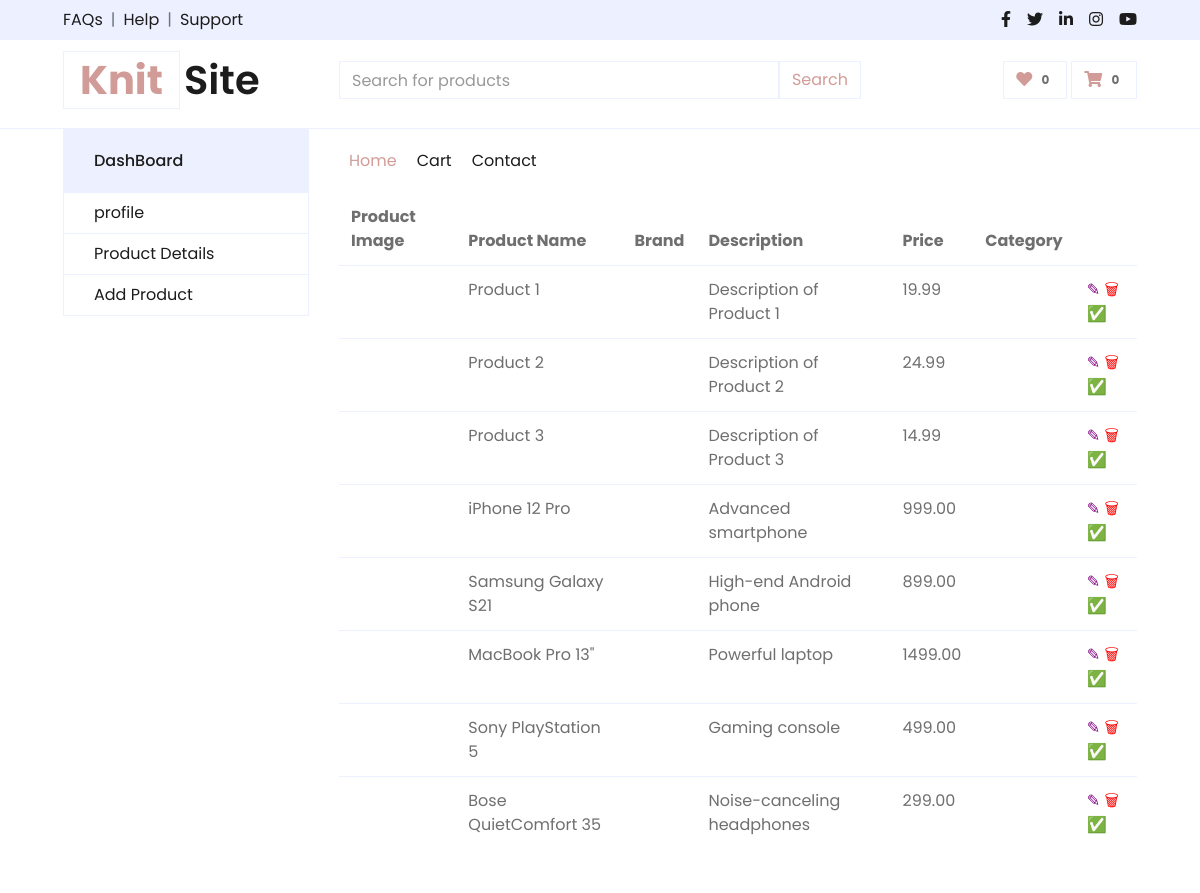
Screenshot of /seller/productDetails.php with the database file from the repository.
### tables this page shows
CREATE TABLE `products` (
  `id` int(11) NOT NULL,
  `name` varchar(100) NOT NULL,
  `description` text DEFAULT NULL,
  `price` decimal(10,2) NOT NULL,
  `created_at` timestamp NOT NULL DEFAULT current_timestamp()
);

### seller/commonMethod.php (called while the page is built, shortened)
<?php
$con = connection();
$query = "SELECT * FROM products";
$result = mysqli_query($con, $query);
$users = array();
while ($row = mysqli_fetch_assoc($result)) {
    $users[] = $row;
}
?>

### seller/productDetails.php (the view, shortened to what this page needs)
<?php include_once 'sellerHeader.php';
?>
<?php
include_once("commonMethod.php");
?>
<!DOCTYPE html>
<html>
<head>
</head>
<body>
    <table class="table">
        <thead class="bg-light">
            <tr class="border-0">
                <th class="border-0">Product Image</th>
                <th class="border-0">Product Name</th>
                <th class="border-0">Brand</th>
                <th class="border-0">Description</th>
                <th class="border-0">Price</th>
                <th class="border-0">Category</th>
            </tr>
        </thead>
        <tbody>
            <?php foreach ($users as $user): ?>
                <tr>
                    <td>
                    </td>
                    <td>
                        <?php echo @$user['name']; ?>
                    </td>
                    <td>
                    </td>
                    <td>
                        <?php echo @$user['description']; ?>
                    </td>
                    <td>
                        <?php echo @$user['price']; ?>
                    </td>
                    <td>
                    </td>
                    <td>
                        <a class="edit-link" href="">&#x270E;</a>
                        <a class="delete-link" href="">&#x1F5D1;</a>
                        <a href="">&#x2705;</a>
                    </td>
                </tr>
            <?php endforeach; ?>
        </tbody>
    </table>
</body>
</html>

### seller/productDetails.php (style rules this page uses)
a { color: inherit; text-decoration: none; }
a.edit-link { color: purple; }
a.delete-link { color: red; }

### rows the page displays
products: name "Product 1", description "Description of Product 1", price "19.99"
products: name "Product 2", description "Description of Product 2", price "24.99"
products: name "Product 3", description "Description of Product 3", price "14.99"
products: name "iPhone 12 Pro", description "Advanced smartphone", price "999.00"
products: name "Samsung Galaxy S21", description "High-end Android phone", price "899.00"
products: name "MacBook Pro 13\"", description "Powerful laptop", price "1499.00"
products: name "Sony PlayStation 5", description "Gaming console", price "499.00"
products: name "Bose QuietComfort 35", description "Noise-canceling headphones", price "299.00"
